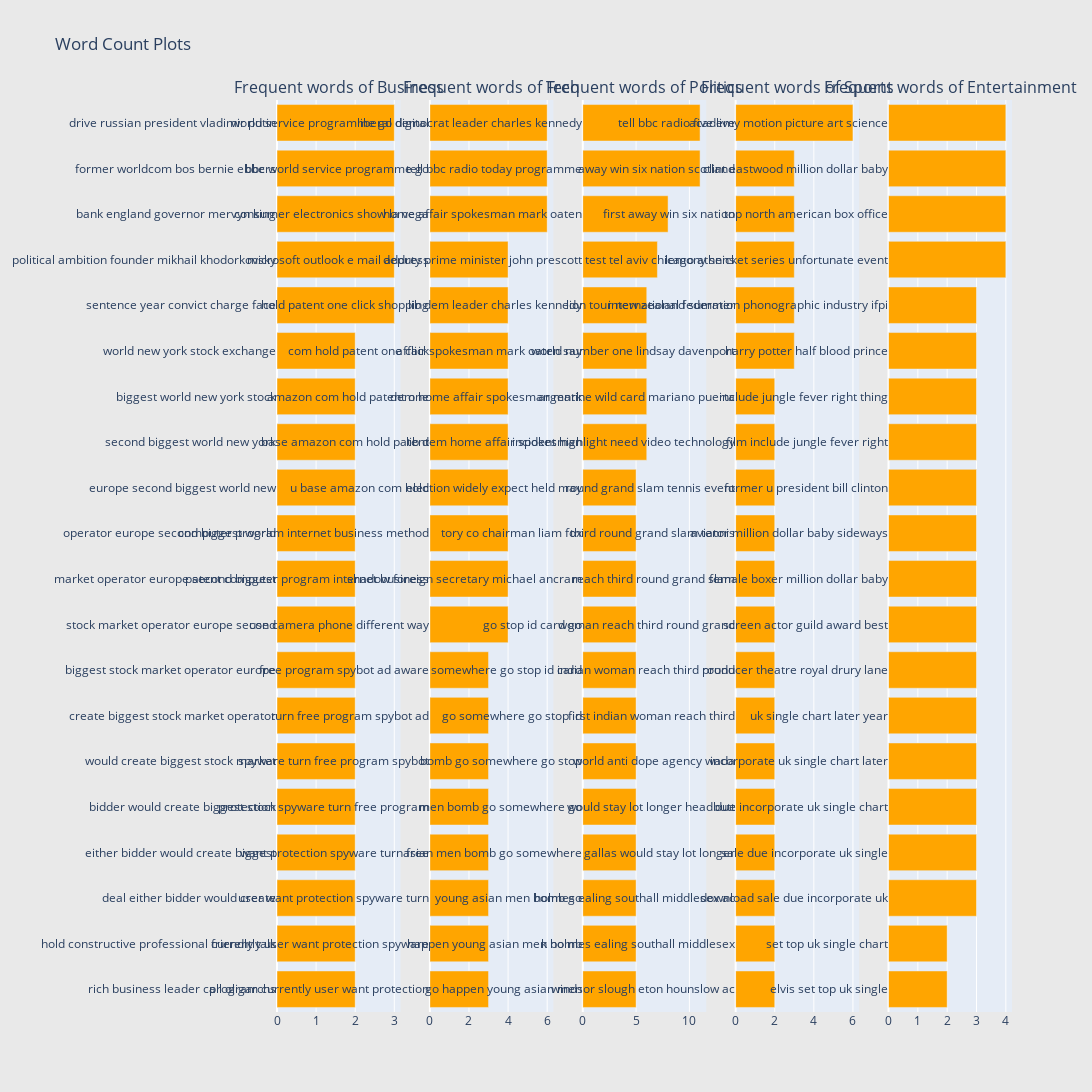

The cell this chart's notebook holds for it:
### Code cell
print("Penta-gram analysis")

plot_grams(
    freq_train_df_business,
    freq_train_df_tech,
    freq_train_df_politics,
    freq_train_df_sport,
    freq_train_df_entertainment
)

### Figure 1 — Plotly figure (JSON) as saved in the notebook; plotly's stock layout.template omitted (floating-point values rounded to 4 significant figures)
{"data": [{"marker": {"color": "orange"}, "orientation": "h", "showlegend": false, "type": "bar", "x": [2, 2, 2, 2, 2, 2, 2, 2, 2, 2, 2, 2, 2, 2, 2, 3, 3, 3, 3, 3], "xaxis": "x", "y": ["rich business leader call oligarchs", "hold constructive professional friendly talk", "deal either bidder would create", "either bidder would create biggest", "bidder would create biggest stock", "would create biggest stock market", "create biggest stock market operator", "biggest stock market operator europe", "stock market operator europe second", "market operator europe second biggest", "operator europe second biggest world", "europe second biggest world new", "second biggest world new york", "biggest world new york stock", "world new york stock exchange", "sentence year convict charge face", "political ambition founder mikhail khodorkovsky", "bank england governor mervyn king", "former worldcom bos bernie ebbers", "drive russian president vladimir putin"], "yaxis": "y"}, {"marker": {"color": "orange"}, "orientation": "h", "showlegend": false, "type": "bar", "x": [3, 3, 3, 3, 3, 3, 3, 3, 4, 4, 4, 4, 4, 4, 4, 4, 4, 6, 6, 6], "xaxis": "x2", "y": ["program currently user want protection", "currently user want protection spyware", "user want protection spyware turn", "want protection spyware turn free", "protection spyware turn free program", "spyware turn free program spybot", "turn free program spybot ad", "free program spybot ad aware", "use camera phone different way", "patent computer program internet business", "computer program internet business method", "u base amazon com hold", "base amazon com hold patent", "amazon com hold patent one", "com hold patent one click", "hold patent one click shopping", "microsoft outlook e mail address", "consumer electronics show la vega", "bbc world service programme go", "world service programme go digital"], "yaxis": "y2"}, {"marker": {"color": "orange"}, "orientation": "h", "showlegend": false, "type": "bar", "x": [5, 5, 5, 5, 5, 5, 5, 5, 5, 5, 5, 5, 6, 6, 6, 6, 7, 8, 11, 11], "xaxis": "x3", "y": ["go happen young asian men", "happen young asian men bomb", "young asian men bomb go", "asian men bomb go somewhere", "men bomb go somewhere go", "bomb go somewhere go stop", "go somewhere go stop id", "somewhere go stop id card", "go stop id card go", "shadow foreign secretary michael ancram", "tory co chairman liam fox", "election widely expect held may", "lib dem home affair spokesman", "dem home affair spokesman mark", "affair spokesman mark oaten say", "lib dem leader charles kennedy", "deputy prime minister john prescott", "home affair spokesman mark oaten", "tell bbc radio today programme", "liberal democrat leader charles kennedy"], "yaxis": "y3"}, {"marker": {"color": "orange"}, "orientation": "h", "showlegend": false, "type": "bar", "x": [2, 2, 2, 2, 2, 2, 2, 2, 2, 2, 2, 2, 2, 2, 3, 3, 3, 3, 3, 6], "xaxis": "x4", "y": ["windsor slough eton hounslow ac", "k holmes ealing southall middlesex", "holmes ealing southall middlesex ac", "gallas would stay lot longer", "would stay lot longer headbutt", "world anti dope agency wada", "first indian woman reach third", "indian woman reach third round", "woman reach third round grand", "reach third round grand slam", "third round grand slam tennis", "round grand slam tennis event", "incident highlight need video technology", "argentine wild card mariano puerta", "world number one lindsay davenport", "lion tour new zealand summer", "test tel aviv chicago athens", "first away win six nation", "away win six nation scotland", "tell bbc radio five live"], "yaxis": "y4"}, {"marker": {"color": "orange"}, "orientation": "h", "showlegend": false, "type": "bar", "x": [2, 2, 3, 3, 3, 3, 3, 3, 3, 3, 3, 3, 3, 3, 3, 3, 4, 4, 4, 4], "xaxis": "x5", "y": ["elvis set top uk single", "set top uk single chart", "download sale due incorporate uk", "sale due incorporate uk single", "due incorporate uk single chart", "incorporate uk single chart later", "uk single chart later year", "producer theatre royal drury lane", "screen actor guild award best", "female boxer million dollar baby", "aviator million dollar baby sideways", "former u president bill clinton", "film include jungle fever right", "include jungle fever right thing", "harry potter half blood prince", "international federation phonographic industry ifpi", "lemony snicket series unfortunate event", "top north american box office", "clint eastwood million dollar baby", "academy motion picture art science"], "yaxis": "y5"}], "layout": {"annotations": [{"font": {"size": 16}, "showarrow": false, "text": "Frequent words of Business", "x": 0.084, "xanchor": "center", "xref": "paper", "y": 1, "yanchor": "bottom", "yref": "paper"}, {"font": {"size": 16}, "showarrow": false, "text": "Frequent words of Tech", "x": 0.292, "xanchor": "center", "xref": "paper", "y": 1, "yanchor": "bottom", "yref": "paper"}, {"font": {"size": 16}, "showarrow": false, "text": "Frequent words of Politics", "x": 0.5, "xanchor": "center", "xref": "paper", "y": 1, "yanchor": "bottom", "yref": "paper"}, {"font": {"size": 16}, "showarrow": false, "text": "Frequent words of Sports", "x": 0.708, "xanchor": "center", "xref": "paper", "y": 1, "yanchor": "bottom", "yref": "paper"}, {"font": {"size": 16}, "showarrow": false, "text": "Frequent words of Entertainment", "x": 0.916, "xanchor": "center", "xref": "paper", "y": 1, "yanchor": "bottom", "yref": "paper"}], "height": 1200, "paper_bgcolor": "rgb(233,233,233)", "title": {"text": "Word Count Plots"}, "width": 2000, "xaxis": {"anchor": "y", "domain": [0, 0.168]}, "xaxis2": {"anchor": "y2", "domain": [0.208, 0.376]}, "xaxis3": {"anchor": "y3", "domain": [0.416, 0.584]}, "xaxis4": {"anchor": "y4", "domain": [0.624, 0.792]}, "xaxis5": {"anchor": "y5", "domain": [0.832, 1]}, "yaxis": {"anchor": "x", "domain": [0, 1]}, "yaxis2": {"anchor": "x2", "domain": [0, 1]}, "yaxis3": {"anchor": "x3", "domain": [0, 1]}, "yaxis4": {"anchor": "x4", "domain": [0, 1]}, "yaxis5": {"anchor": "x5", "domain": [0, 1]}}}
